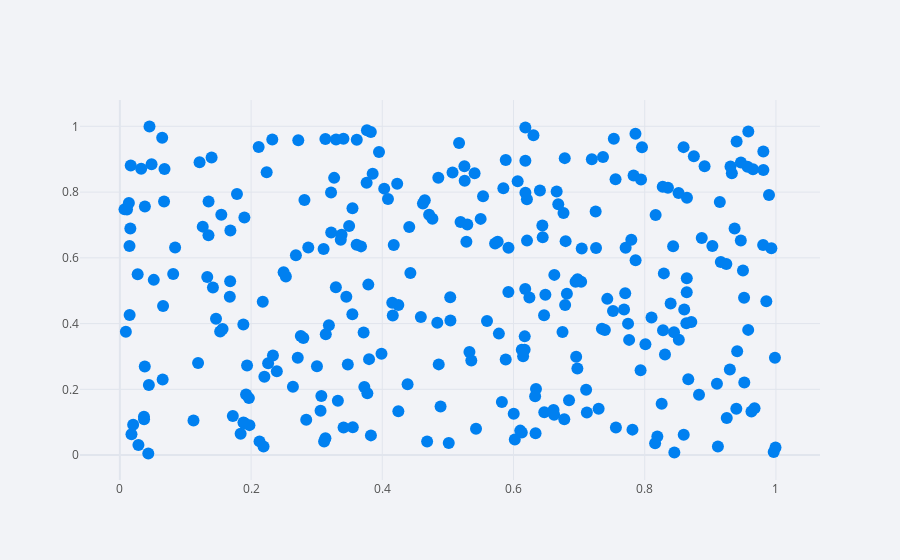

This figure's notebook cell:
### Code cell
cf.set_config_file("pearl")
df.iplot(x='a',y='b',mode = "markers")

### Figure 1 — Plotly figure (JSON) as saved in the notebook; plotly's stock layout.template omitted (floating-point values rounded to 4 significant figures; data arrays with more than 128 entries replaced by an {"elided": "..."} marker saying what was removed)
{"data": [{"line": {"color": "rgba(0, 128, 240, 1.0)", "dash": "solid", "shape": "linear", "width": 1.3}, "marker": {"size": 12, "symbol": "circle"}, "mode": "markers", "name": "b", "text": "", "type": "scatter", "x": {"elided": "300 float values"}, "y": {"elided": "300 float values"}}], "layout": {"legend": {"bgcolor": "#F2F3F7", "font": {"color": "#505050"}}, "paper_bgcolor": "#F2F3F7", "plot_bgcolor": "#F2F3F7", "title": {"font": {"color": "#484848"}}, "xaxis": {"gridcolor": "#E1E5ED", "showgrid": true, "tickfont": {"color": "#505050"}, "title": {"font": {"color": "#505050"}, "text": ""}, "zerolinecolor": "#E1E5ED"}, "yaxis": {"gridcolor": "#E1E5ED", "showgrid": true, "tickfont": {"color": "#505050"}, "title": {"font": {"color": "#505050"}, "text": ""}, "zerolinecolor": "#E1E5ED"}}}
